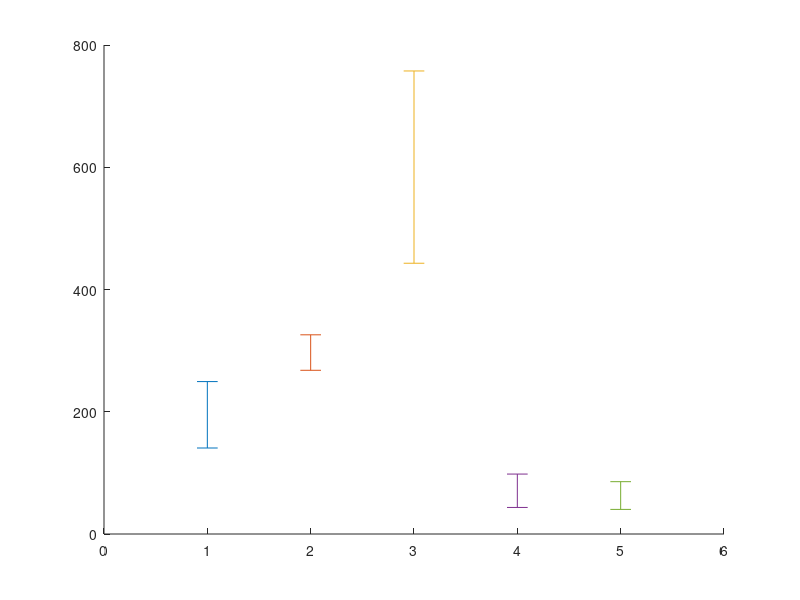

This figure's MATLAB source:
function rbcs_flim()

%pre-2017 data
% 525bp/YFP cube - c1
i_ = [334.48 316.96 336.62 311.46 267.42 378.25 309.45 415.21...
    320.47 305.43 301.41 245.82 174.30 211.81 218.37 210.54 198.54...
    294.87 228.36 248.39 253.87 248.52 203.37 230.20];
u_ = [159.38 182.48 262.94 178.20 157.44 138.55 136.58];
m_ = [554.11 0.00 829.31 711.56 585.14 612.93 1140.28 798.78...
    777.72 600.98 829.33 1322.45 2103.87 830.68 1090.16 1351.97 499.54...
    920.22 710.94];
hs = [106.25 106.45 106.45 76.73 76.05 49.24 63.80 51.28 45.86 49.06 42.62 40.46 50.17 54.46 44.52 82.72 46.44 49.04 54.11];
hn = [66.43 57.57 69.52 110.63 124.11 74.37 142.54 69.4 70.14 55.12 46.71 48.19 105.5 65.98 42.15 54.09 91.56 47.65 59.88 55.08 49.95 49.8];

% CFP/YFP cube - c2
i_c2_ch1 = [292.26 364.26 316.16 288.82 272.83 188.82];
u_c2_ch1 = [236.77 241.96 307.25 157.78 180.95];
m_c2_ch1 = [334.19 572.86 730.88 679.77 691.05 746.84 446.12];
h_c2_ch1 = [98.86 104.61 94.87 107.63 90.12 81.29 62.13 72.80 71.21 73.56 71.49 69.61];

% CFP/cy3 cube - c3
i_c3_ch1 = [344.21 350.62 296.47 279.97 243.28 296.80 256.94 315.97 352.25 316.86 308.98 285.62 287.67 290.55 306.01 298.54 275.35 278.83 267.87 281.96 291.29 234.14 296.18 295.81 326.04 311.41 325.42];
u_c3_ch1 = [358.90 281.32 519.53 257.77 353.35 325.67];
h_c3_ch1 = [83.45 67.78 70.48 60.54 68.72 77.55 68.59 80.19 65.96 70.73 128.13 53.75 67.14 71.92 104.63 82.34 68.51];

figure, hold on
errorbar(1,mean([u_ u_c2_ch1]),std([u_ u_c2_ch1]))
errorbar(2,mean(i_c3_ch1),std(i_c3_ch1))
errorbar(3,mean(m_c2_ch1),std(m_c2_ch1))
errorbar(4,mean(hn),std(hn))
errorbar(5,mean(hs),std(hs))
hold off

end